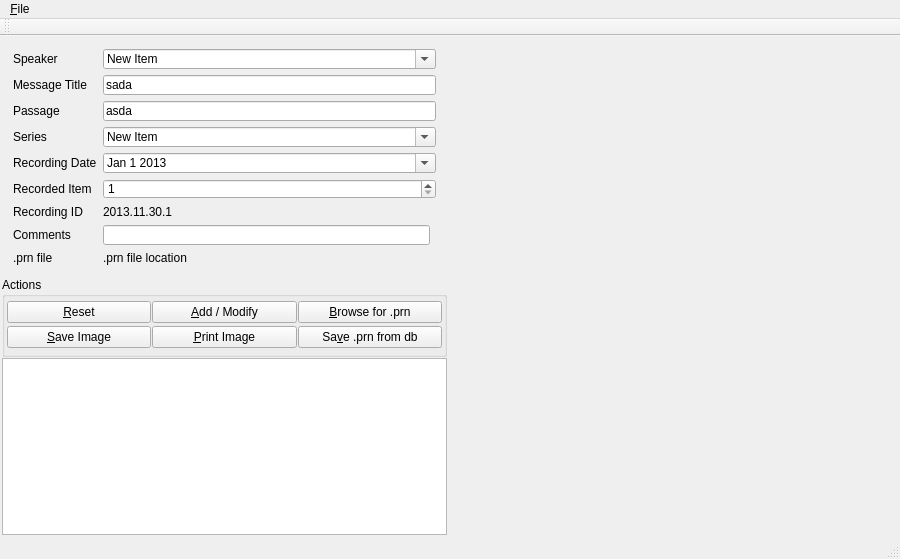
<?xml version="1.0" encoding="UTF-8"?>
<ui version="4.0">
 <class>recording_db</class>
 <widget class="QMainWindow" name="recording_db">
  <property name="geometry">
   <rect>
    <x>0</x>
    <y>0</y>
    <width>900</width>
    <height>559</height>
   </rect>
  </property>
  <property name="windowTitle">
   <string>Recording DB</string>
  </property>
  <property name="windowIcon">
   <iconset resource="resources.qrc">
    <normaloff>:/resources/icon.icns</normaloff>:/resources/icon.icns</iconset>
  </property>
  <property name="unifiedTitleAndToolBarOnMac">
   <bool>true</bool>
  </property>
  <widget class="QWidget" name="centralWidget">
   <layout class="QGridLayout" name="gridLayout">
    <property name="leftMargin">
     <number>2</number>
    </property>
    <property name="topMargin">
     <number>2</number>
    </property>
    <property name="rightMargin">
     <number>2</number>
    </property>
    <property name="bottomMargin">
     <number>2</number>
    </property>
    <property name="spacing">
     <number>1</number>
    </property>
    <item row="2" column="0">
     <widget class="QTreeView" name="readonly">
      <property name="editTriggers">
       <set>QAbstractItemView::NoEditTriggers</set>
      </property>
      <property name="alternatingRowColors">
       <bool>true</bool>
      </property>
      <property name="sortingEnabled">
       <bool>true</bool>
      </property>
     </widget>
    </item>
    <item row="0" column="0">
     <widget class="QWidget" name="widget" native="true">
      <property name="minimumSize">
       <size>
        <width>0</width>
        <height>60</height>
       </size>
      </property>
      <layout class="QGridLayout" name="gridLayout_6">
       <item row="1" column="0">
        <widget class="QLabel" name="label_10">
         <property name="text">
          <string>Message Title</string>
         </property>
        </widget>
       </item>
       <item row="5" column="1" colspan="2">
        <widget class="QSpinBox" name="recording_item">
         <property name="minimum">
          <number>1</number>
         </property>
        </widget>
       </item>
       <item row="3" column="0">
        <widget class="QLabel" name="label_11">
         <property name="text">
          <string>Series</string>
         </property>
        </widget>
       </item>
       <item row="2" column="0">
        <widget class="QLabel" name="label_8">
         <property name="text">
          <string>Passage</string>
         </property>
        </widget>
       </item>
       <item row="11" column="0">
        <widget class="QLabel" name="label_13">
         <property name="text">
          <string>Comments</string>
         </property>
        </widget>
       </item>
       <item row="5" column="0">
        <widget class="QLabel" name="label_7">
         <property name="toolTip">
          <string>&lt;html&gt;&lt;head/&gt;&lt;body&gt;&lt;p&gt;Recording Number for the day.  This is normally always 1.  Supposing you record a sermon first, then a congregational meeting next, the sermon will be #1, and the congregational meeting will be #2.&lt;/p&gt;&lt;/body&gt;&lt;/html&gt;</string>
         </property>
         <property name="text">
          <string>Recorded Item </string>
         </property>
        </widget>
       </item>
       <item row="7" column="0">
        <widget class="QLabel" name="label_12">
         <property name="toolTip">
          <string>&lt;html&gt;&lt;head/&gt;&lt;body&gt;&lt;p&gt;Recording Number for the day.  This is normally always 1.  Supposing you record a sermon first, then a congregational meeting next, the sermon will be #1, and the congregational meeting will be #2.&lt;/p&gt;&lt;/body&gt;&lt;/html&gt;</string>
         </property>
         <property name="text">
          <string>Recording ID</string>
         </property>
        </widget>
       </item>
       <item row="4" column="0">
        <widget class="QLabel" name="label_5">
         <property name="text">
          <string>Recording Date</string>
         </property>
        </widget>
       </item>
       <item row="0" column="0">
        <widget class="QLabel" name="label_6">
         <property name="text">
          <string>Speaker</string>
         </property>
        </widget>
       </item>
       <item row="0" column="1" colspan="2">
        <widget class="QComboBox" name="speaker">
         <property name="toolTip">
          <string>&lt;html&gt;&lt;head/&gt;&lt;body&gt;&lt;p&gt;Who is the main speaker? Please use full names - avoid titles like &amp;quot;Guest Speaker&amp;quot; unless absolutely necesary.&lt;/p&gt;&lt;p&gt;For Congregational meeting, etc, please use &amp;quot;Congregational Meeting&amp;quot;&lt;/p&gt;&lt;/body&gt;&lt;/html&gt;</string>
         </property>
         <property name="editable">
          <bool>true</bool>
         </property>
         <item>
          <property name="text">
           <string>New Item</string>
          </property>
         </item>
        </widget>
       </item>
       <item row="11" column="1">
        <widget class="QLineEdit" name="comments">
         <property name="toolTip">
          <string>&lt;html&gt;&lt;head/&gt;&lt;body&gt;&lt;p&gt;Comments of any variety.  These are stored and can be retrieved later.  It could be helpful to include notes when something went wrong with the recording, such as:&lt;/p&gt;&lt;p&gt;-Mic had a bad battery and cut out half way though&lt;/p&gt;&lt;p&gt;- Mic was scratchy&lt;/p&gt;&lt;p&gt;- anything interesting, etc&lt;/p&gt;&lt;/body&gt;&lt;/html&gt;</string>
         </property>
        </widget>
       </item>
       <item row="7" column="1">
        <widget class="QLabel" name="recording">
         <property name="toolTip">
          <string>&lt;html&gt;&lt;head/&gt;&lt;body&gt;&lt;p&gt;Recording Number for the day.  This is normally always 1.  Supposing you record a sermon first, then a congregational meeting next, the sermon will be #1, and the congregational meeting will be #2.&lt;/p&gt;&lt;/body&gt;&lt;/html&gt;</string>
         </property>
         <property name="text">
          <string>2013.11.30.1</string>
         </property>
        </widget>
       </item>
       <item row="13" column="0">
        <widget class="QLabel" name="label">
         <property name="text">
          <string>.prn file</string>
         </property>
        </widget>
       </item>
       <item row="1" column="1" colspan="2">
        <widget class="QLineEdit" name="message">
         <property name="toolTip">
          <string>&lt;html&gt;&lt;head/&gt;&lt;body&gt;&lt;p&gt;What is the title of the message given by the speaker?&lt;/p&gt;&lt;/body&gt;&lt;/html&gt;</string>
         </property>
         <property name="text">
          <string>sada</string>
         </property>
        </widget>
       </item>
       <item row="2" column="1" colspan="2">
        <widget class="QLineEdit" name="passage">
         <property name="toolTip">
          <string>&lt;html&gt;&lt;head/&gt;&lt;body&gt;&lt;p&gt;What is the main passages of scripture used for the sermon&lt;/p&gt;&lt;/body&gt;&lt;/html&gt;</string>
         </property>
         <property name="text">
          <string>asda</string>
         </property>
        </widget>
       </item>
       <item row="3" column="1" colspan="2">
        <widget class="QComboBox" name="series">
         <property name="toolTip">
          <string>&lt;html&gt;&lt;head/&gt;&lt;body&gt;&lt;p&gt;Name of the Series Title, if any.  If there is no series title, just leave blank.&lt;/p&gt;&lt;/body&gt;&lt;/html&gt;</string>
         </property>
         <property name="editable">
          <bool>true</bool>
         </property>
         <item>
          <property name="text">
           <string>New Item</string>
          </property>
         </item>
        </widget>
       </item>
       <item row="4" column="1" colspan="2">
        <widget class="QDateEdit" name="date">
         <property name="minimumDate">
          <date>
           <year>2013</year>
           <month>1</month>
           <day>1</day>
          </date>
         </property>
         <property name="displayFormat">
          <string>MMM d yyyy</string>
         </property>
         <property name="calendarPopup">
          <bool>true</bool>
         </property>
         <property name="date">
          <date>
           <year>2013</year>
           <month>1</month>
           <day>1</day>
          </date>
         </property>
        </widget>
       </item>
       <item row="13" column="1">
        <widget class="QLabel" name="prn">
         <property name="text">
          <string>.prn file location</string>
         </property>
        </widget>
       </item>
      </layout>
     </widget>
    </item>
    <item row="0" column="1" rowspan="3">
     <widget class="QLabel" name="canvas">
      <property name="minimumSize">
       <size>
        <width>450</width>
        <height>450</height>
       </size>
      </property>
      <property name="maximumSize">
       <size>
        <width>450</width>
        <height>450</height>
       </size>
      </property>
      <property name="text">
       <string/>
      </property>
      <property name="scaledContents">
       <bool>true</bool>
      </property>
     </widget>
    </item>
    <item row="1" column="0">
     <widget class="QGroupBox" name="groupBox">
      <property name="minimumSize">
       <size>
        <width>0</width>
        <height>80</height>
       </size>
      </property>
      <property name="title">
       <string>Actions</string>
      </property>
      <property name="flat">
       <bool>true</bool>
      </property>
      <layout class="QGridLayout" name="gridLayout_2">
       <property name="leftMargin">
        <number>2</number>
       </property>
       <property name="topMargin">
        <number>2</number>
       </property>
       <property name="rightMargin">
        <number>2</number>
       </property>
       <property name="bottomMargin">
        <number>2</number>
       </property>
       <property name="spacing">
        <number>1</number>
       </property>
       <item row="0" column="0">
        <widget class="QPushButton" name="reset">
         <property name="text">
          <string>&amp;Reset</string>
         </property>
        </widget>
       </item>
       <item row="0" column="1">
        <widget class="QPushButton" name="add">
         <property name="text">
          <string>&amp;Add / Modify</string>
         </property>
        </widget>
       </item>
       <item row="2" column="0">
        <widget class="QPushButton" name="save">
         <property name="text">
          <string>&amp;Save Image</string>
         </property>
        </widget>
       </item>
       <item row="2" column="1">
        <widget class="QPushButton" name="print">
         <property name="text">
          <string>&amp;Print Image</string>
         </property>
        </widget>
       </item>
       <item row="2" column="3">
        <widget class="QPushButton" name="savePrn">
         <property name="text">
          <string>Sa&amp;ve .prn from db</string>
         </property>
        </widget>
       </item>
       <item row="0" column="3">
        <widget class="QPushButton" name="browsePrn">
         <property name="text">
          <string>&amp;Browse for .prn</string>
         </property>
        </widget>
       </item>
      </layout>
     </widget>
    </item>
   </layout>
  </widget>
  <widget class="QMenuBar" name="menuBar">
   <property name="geometry">
    <rect>
     <x>0</x>
     <y>0</y>
     <width>900</width>
     <height>22</height>
    </rect>
   </property>
   <widget class="QMenu" name="menuFile">
    <property name="title">
     <string>&amp;File</string>
    </property>
    <addaction name="actionCurrent"/>
    <addaction name="actionChange"/>
    <addaction name="separator"/>
    <addaction name="actionSave"/>
    <addaction name="actionPrint"/>
    <addaction name="separator"/>
    <addaction name="actionExit"/>
   </widget>
   <addaction name="menuFile"/>
  </widget>
  <widget class="QToolBar" name="mainToolBar">
   <attribute name="toolBarArea">
    <enum>TopToolBarArea</enum>
   </attribute>
   <attribute name="toolBarBreak">
    <bool>false</bool>
   </attribute>
  </widget>
  <widget class="QStatusBar" name="statusBar"/>
  <action name="actionChange">
   <property name="text">
    <string>Change &amp;Database</string>
   </property>
   <property name="shortcut">
    <string>Ctrl+D</string>
   </property>
  </action>
  <action name="actionExit">
   <property name="text">
    <string>&amp;Quit</string>
   </property>
   <property name="shortcut">
    <string>Ctrl+Q</string>
   </property>
  </action>
  <action name="actionCurrent">
   <property name="enabled">
    <bool>false</bool>
   </property>
   <property name="text">
    <string>Current Database:</string>
   </property>
  </action>
  <action name="actionSave">
   <property name="text">
    <string>&amp;Save Image</string>
   </property>
   <property name="shortcut">
    <string>Ctrl+S</string>
   </property>
  </action>
  <action name="actionPrint">
   <property name="text">
    <string>&amp;Print Image</string>
   </property>
   <property name="shortcut">
    <string>Ctrl+P</string>
   </property>
  </action>
 </widget>
 <layoutdefault spacing="6" margin="11"/>
 <tabstops>
  <tabstop>speaker</tabstop>
  <tabstop>message</tabstop>
  <tabstop>passage</tabstop>
  <tabstop>series</tabstop>
  <tabstop>date</tabstop>
  <tabstop>recording_item</tabstop>
 </tabstops>
 <resources>
  <include location="resources.qrc"/>
 </resources>
 <connections>
  <connection>
   <sender>actionExit</sender>
   <signal>triggered()</signal>
   <receiver>recording_db</receiver>
   <slot>close()</slot>
   <hints>
    <hint type="sourcelabel">
     <x>-1</x>
     <y>-1</y>
    </hint>
    <hint type="destinationlabel">
     <x>334</x>
     <y>224</y>
    </hint>
   </hints>
  </connection>
 </connections>
</ui>
